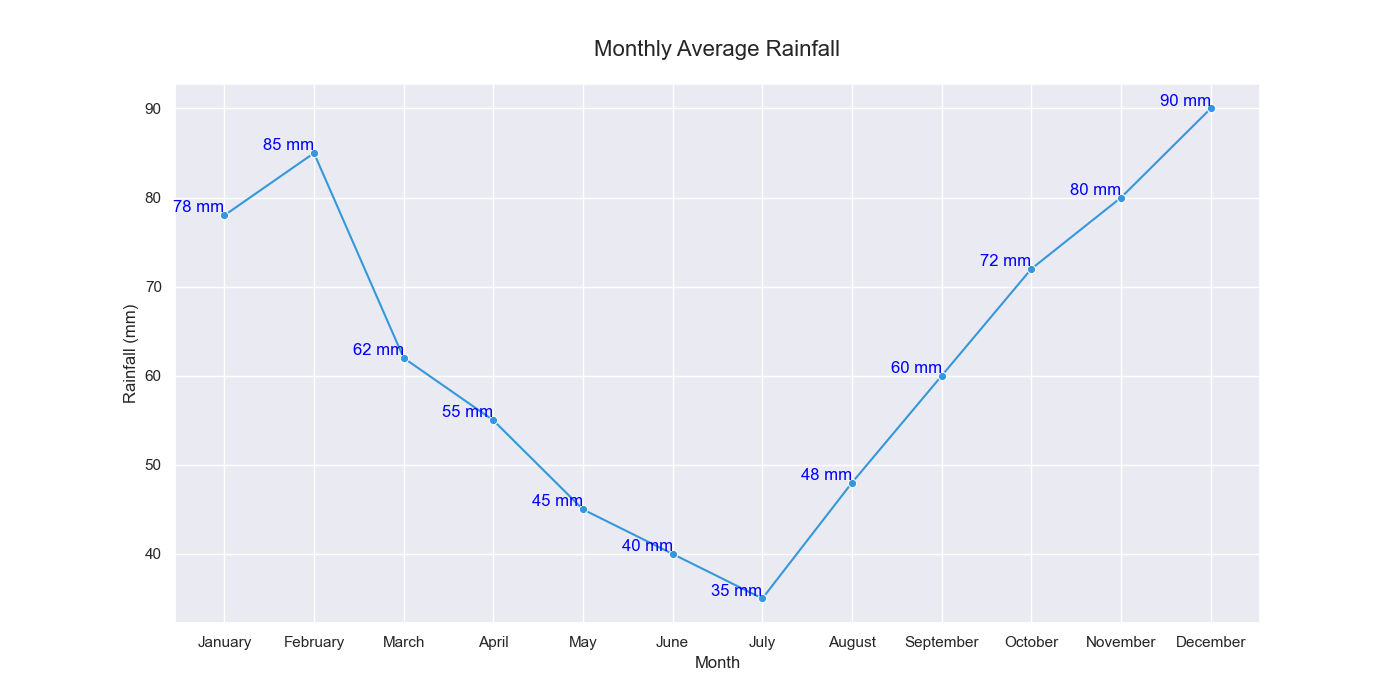

The Python source for this figure:

import seaborn as sns
import pandas as pd
import matplotlib.pyplot as plt

# Data
data = {
    'Month': ['January', 'February', 'March', 'April', 'May', 'June',
              'July', 'August', 'September', 'October', 'November', 'December'],
    'Average_Rainfall': [78, 85, 62, 55, 45, 40, 35, 48, 60, 72, 80, 90]
}

# Create DataFrame
df = pd.DataFrame(data)

# Set the order of the months
df['Month'] = pd.Categorical(df['Month'], categories=[
    'January', 'February', 'March', 'April',
    'May', 'June', 'July', 'August', 'September',
    'October', 'November', 'December'], ordered=True)

# Plot the data
plt.figure(figsize=(14, 7))
ax = sns.lineplot(x='Month', y='Average_Rainfall', data=df, 
                  marker='o', color='#3498DB')

# Annotations and labels
for x, y in zip(df['Month'], df['Average_Rainfall']):
    ax.text(x, y, f'{y} mm', color='blue', ha='right', va='bottom')

# Customize appearance
ax.set_title('Monthly Average Rainfall', fontsize=16, pad=20)
ax.set_xlabel('Month')
ax.set_ylabel('Rainfall (mm)')
sns.set_style('whitegrid')

plt.show()
